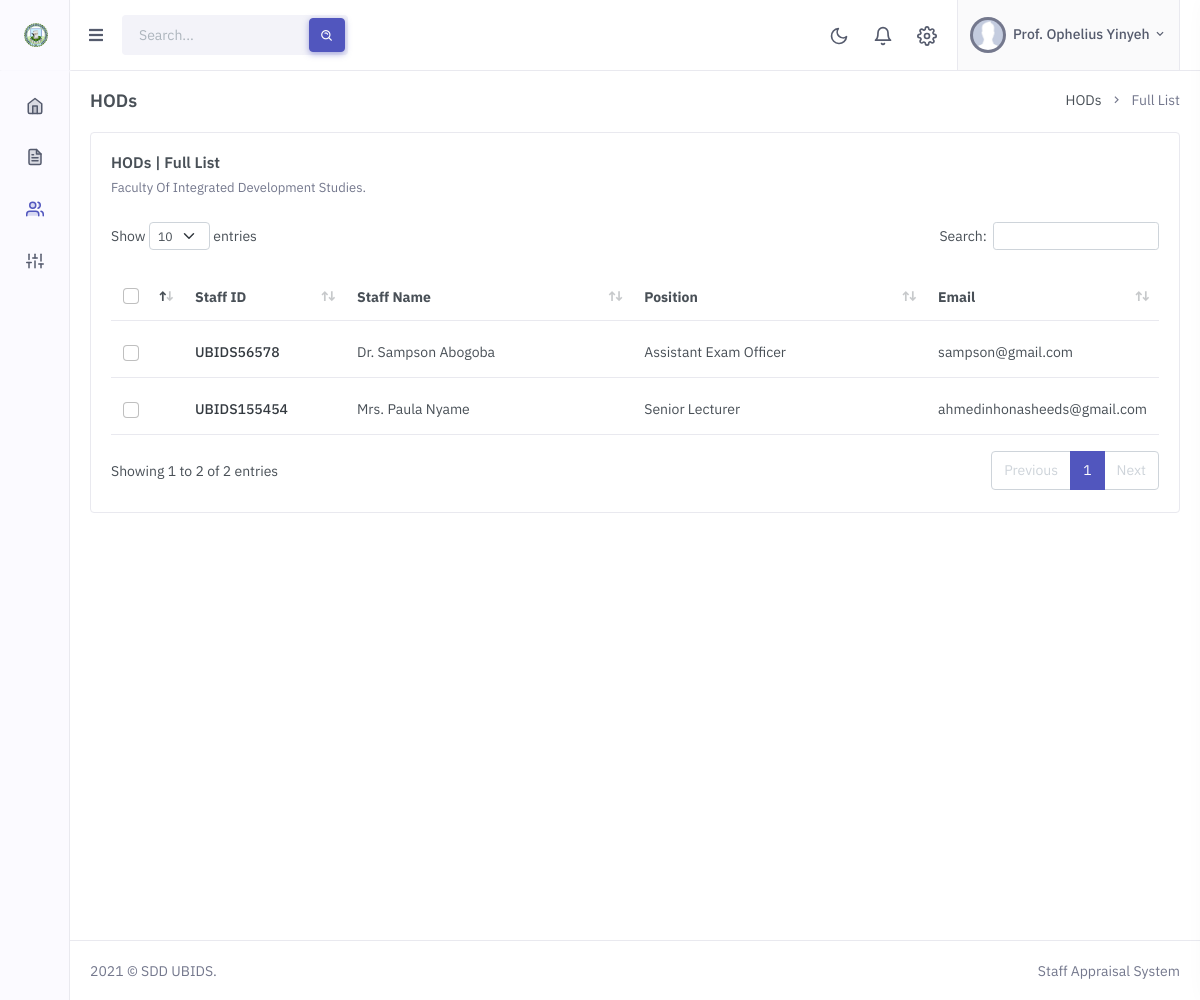
The app's page /staff/all-staff.php (signed in) with its own data.
### tables this page shows
CREATE TABLE `schools_faculties` (
  `school_faculty_id` int(11) NOT NULL,
  `school_faculty_name` varchar(255) NOT NULL,
  `acronym` varchar(50) NOT NULL
);

CREATE TABLE `staff` (
  `staff_id` int(11) NOT NULL,
  `staff_id_no` varchar(50) NOT NULL,
  `title` varchar(10) NOT NULL,
  `staff_name` varchar(50) NOT NULL,
  `sch_fac_dept_id` int(11) NOT NULL,
  `role` varchar(50) NOT NULL,
  `position` varchar(60) NOT NULL,
  `email` varchar(255) NOT NULL
);

### dbh/db_functions.php (called while the page is built, shortened)
<?php
function select_all_where_desc_id($table_name, $where_field, $where_keyword, $primary_key) {
    global $pdo;
    $sql = "SELECT * FROM $table_name WHERE $where_field = ? ORDER BY $primary_key desc";
    $stmt = $pdo->prepare($sql);
    $stmt->execute([$where_keyword]);
    $result = $stmt->fetchAll();
    return $result;
}
function department_school_faculty_id($department_id) {
    global $pdo;
    $sql = "SELECT * FROM departments WHERE department_id=?";
    $stmt = $pdo->prepare($sql);
    $stmt->execute([$department_id]);
    $result = $stmt->fetchAll();
    return $result[0]['school_faculty_id'];
}
function school_faculty_name($school_faculty_id) {
    global $pdo;
    $sql = "SELECT * FROM schools_faculties WHERE school_faculty_id=?";
    $stmt = $pdo->prepare($sql);
    $stmt->execute([$school_faculty_id]);
    $result = $stmt->fetchAll();
    return $result[0]['school_faculty_name'];
}

### staff/all-staff.php (the view, shortened to what this page needs)
<!doctype html>
<html lang="en">
    <head>
        <link href="../assets/libs/flatpickr/flatpickr.min.css" rel="stylesheet" type="text/css">
        <link href="../assets/libs/datatables.net-bs4/css/dataTables.bootstrap4.min.css" rel="stylesheet" type="text/css" />
        <link href="../assets/libs/datatables.net-responsive-bs4/css/responsive.bootstrap4.min.css" rel="stylesheet" type="text/css" />
        <link rel="stylesheet" href="../assets/css/preloader.min.css" type="text/css" />
        <link href="../assets/css/bootstrap.min.css" id="bootstrap-style" rel="stylesheet" type="text/css" />
        <link href="../assets/css/icons.min.css" rel="stylesheet" type="text/css" />
        <link href="../assets/css/app.min.css" id="app-style" rel="stylesheet" type="text/css" />
    </head>
    <body>
        <?php
            include "includes/header.inc.php";
            if($_SESSION['appraisal_role'] == "Dean") {
                $sch_fac_dept_name = school_faculty_name($_SESSION['appraisal_sch_fac_dept_id']);
            }
            else {
                $sch_fac_dept_name = department_name($_SESSION['appraisal_sch_fac_dept_id']);
            }
        ?>
                <div class="page-content">
                    <div class="container-fluid">
                        <div class="row">
                            <div class="col-12">
                                <div class="page-title-box d-sm-flex align-items-center justify-content-between">
                                    <h4 class="mb-sm-0 font-size-18"><?php echo $_SESSION['appraisal_staff_to_appraise']; ?>s</h4>
                                    <div class="page-title-right">
                                        <ol class="breadcrumb m-0">
                                            <li class="breadcrumb-item"><a href="javascript: void(0);"><?php echo $_SESSION['appraisal_staff_to_appraise']; ?>s</a></li>
                                            <li class="breadcrumb-item active">Full List</li>
                                        </ol>
                                    </div>
                                </div>
                            </div>
                        </div>
                        <div class="row">
                            <div class="col-lg-12">
                                <div class="card">
                                    <div class="card-body">
                                        <div class="row">
                                            <div class="col-sm">
                                                <div class="mb-4">
                                                    <h4 class="card-title"><?php echo $_SESSION['appraisal_staff_to_appraise']; ?>s | Full List</h4>
                                                    <p class="card-title-desc"><?php echo $sch_fac_dept_name; ?>.</p>
                                                </div>
                                            </div>
                                        </div>
                                        <div class="table-responsive">
                                            <table class="table align-middle datatable dt-responsive table-check nowrap" style="border-collapse: collapse; border-spacing: 0 8px; width: 100%;">
                                                <thead>
                                                    <tr class="bg-transparent">
                                                        <th style="width: 30px;">
                                                            <div class="form-check font-size-16">
                                                                <input type="checkbox" name="check" class="form-check-input" id="checkAll">
                                                            </div>
                                                        </th>
                                                        <th style="width: 120px;">Staff ID</th>
                                                        <th>Staff Name</th>
                                                        <th>Position</th>
                                                        <th style="width: 150px;">Email</th>
                                                    </tr>
                                                </thead>
                                                <tbody>
                                                    <?php
                                                        $search_role = $_SESSION['appraisal_staff_to_appraise'];
                                                        $all_staff = select_all_where_desc_id("staff", "role", "$search_role", "staff_id");
                                                        if(count($all_staff) > 0) {
                                                            foreach ($all_staff as $staff) {
                                                                $staff_id_no = $staff['staff_id_no'];
                                                                $title = $staff['title'];
                                                                $staff_name = $staff['staff_name'];
                                                                $sch_fac_dept_id = $staff['sch_fac_dept_id'];
                                                                $position = $staff['position'];
                                                                $email = $staff['email'];
                                                                if($_SESSION['appraisal_role'] == "Dean") {
                                                                    $staff_school_id = department_school_faculty_id($sch_fac_dept_id);
                                                                    if($staff_school_id == $_SESSION['appraisal_sch_fac_dept_id']) {
                                                                        ?>
                                                                        <tr>
                                                                            <td>
                                                                                <div class="form-check font-size-16">
                                                                                    <input type="checkbox" class="form-check-input">
                                                                                </div>
                                                                            </td>
                                                                            <td><span class="text-dark fw-medium"><?php echo $staff_id_no; ?></span> </td>
                                                                            <td><?php echo $title . " " . $staff_name; ?></td>
                                                                            <td><?php echo $position; ?></td>
                                                                            <td><?php echo $email; ?></td>
                                                                        </tr>
                                                                        <?php
                                                                    }
                                                                }
                                                            }
                                                        }
                                                    ?>
                                                </tbody>
                                            </table>
                                        </div>
                                    </div>
                                </div>
                            </div>
                        </div>
                    </div>
                </div>
        <?php include "includes/footer.inc.php"; ?>
    </body>
</html>

### records on screen
schools_faculties: school_faculty_name "Faculty Of Integrated Development Studies"
staff: staff_id_no "UBIDS56578", title "Dr.", staff_name "Sampson Abogoba", position "Assistant Exam Officer", email "sampson@gmail.com"
staff: staff_id_no "UBIDS155454", title "Mrs.", staff_name "Paula Nyame", position "Senior Lecturer", email "ahmedinhonasheeds@gmail.com"

### other values on screen
$_SESSION['appraisal_title'] "Prof."
$_SESSION['appraisal_staff_name'] "Ophelius Yinyeh"
$_SESSION['appraisal_staff_to_appraise'] "HOD"
